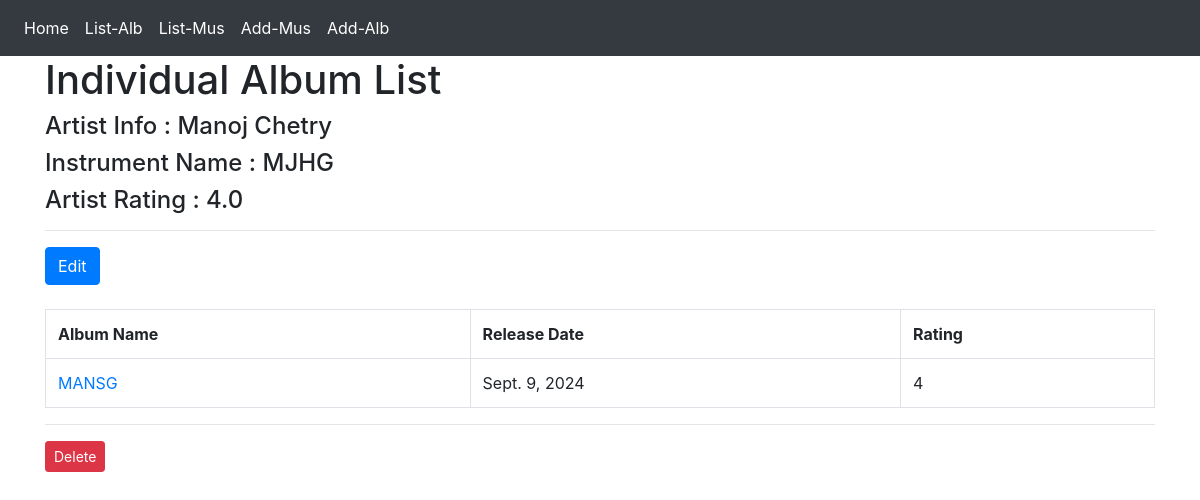
The page /music_album/individual_album_list/37/ on the database its author committed.
### music_album/models.py (models this page shows, shortened)
class Musician(models.Model):
    first_name = models.CharField(max_length=50)
    last_name = models.CharField(max_length=50)
    instrument = models.CharField(max_length=100)

class Album(models.Model):
    artist = models.ForeignKey(Musician, on_delete=models.CASCADE)
    name = models.CharField(max_length=100)
    release_date = models.DateField()
    rating = (
        (1, "Worst"),
        (2, "Bad"),
        (3, "Not Bad"),
        (4, "Good"),
        (5, "Excellent"),
    )
    num_stars = models.IntegerField(choices=rating)

### music_album/views.py (the view)
# urls.py: path('individual_album_list/<int:artist_id>/',
def individual_album_list(request, artist_id):
    get_artist_info = Musician.objects.get(pk=artist_id)
    get_album_list = Album.objects.filter(artist=artist_id).order_by('name')
    get_artist_rating = Album.objects.filter(
        artist=artist_id).aggregate(Avg('num_stars'))
    album_data = {
        'title': 'Individual Album List',
        'artist_info': get_artist_info,
        'ind_album_list': get_album_list,
        'artist_rating': get_artist_rating,
    }
    return render(request, 'music_album/individual_album_list.html', context=album_data)

### templates/music_album/individual_album_list.html
{% extends "layout/base_ma.html" %}
{% load my_filters %}
{% block body_block %}
<h1>Individual Album List</h1>
<h4> Artist Info : {{ artist_info.first_name }} {{ artist_info.last_name }}</h4>
<h4> Instrument Name : {{ artist_info.instrument }}</h4>
<h4> Artist Rating : {{ artist_rating.num_stars__avg }}</h4>
<hr>
<a href="{% url 'music_album:edit_artist' artist_id=artist_info.id %}" class="btn btn-primary btn-md">Edit</a>
<br>
<br>
<table class="table table-bordered">
    <tr>
        <th>Album Name</th>
        <th>Release Date</th>
        <th>Rating</th>
    </tr>
    {% for album in ind_album_list %}
    <tr>
        <td><a href="{% url 'music_album:edit_album' album_id=album.id %}">{{album.name}}</a></td>
        <td>{{album.release_date}}</td>
        <td>{{album.num_stars}}</td>
    </tr>
    {% endfor %}
</table>
<hr>
<a href="{% url 'music_album:delete_musician' artist_id=artist_info.id %}" class="btn btn-danger btn-sm" onclick="return confirm('Delete This Album?')">Delete</a>
{% endblock %}

### rows shown on the page
Musician: first_name "Manoj", last_name "Chetry", instrument "MJHG"
Album: name "MANSG", release_date "Sept. 9, 2024", num_stars "4"

### other values the page prints
{{ artist_rating.num_stars__avg }} "4.0"
